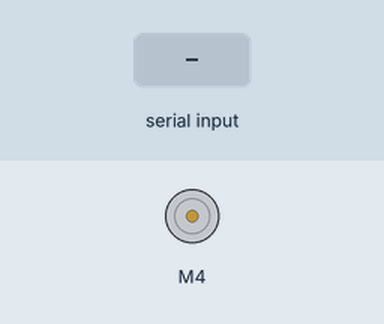
This sketch was run on a simulated Arduino Uno, built with avr-gcc and run on an emulated ATmega328P. On the bench: DC motor (green arrow = forward, orange = backward, longer = faster). The test bench sets the inputs (shaded band).

Above: at 1.2 s.
1.3 s: "O" received over the second serial link
At 2.2 s:
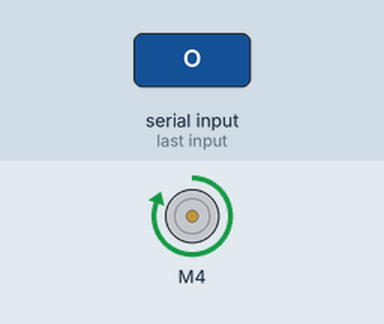
2.8 s: "C" received over the second serial link
At 5.7 s:
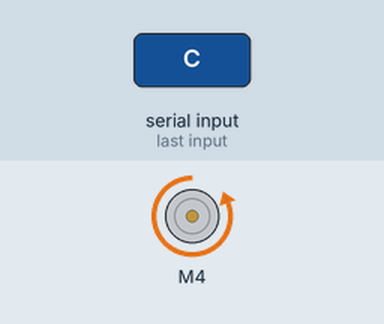
Timing chart, 0 to 9.3 s (numbered marks = the images above; inputs shaded):
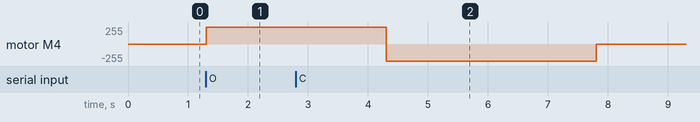

Measured:
- after the input at 1.3 s, motor M4: stopped → forward 255/255 at once
- after the input at 2.8 s, motor M4: forward 255/255 → backward 255/255 after 1.5 s, → stopped 3.5 s later

The sketch:

curtainBase.ino
```cpp
#include <SoftwareSerial.h>
#include <Wire.h>
#include <Adafruit_MotorShield.h>
#include "utility/Adafruit_MS_PWMServoDriver.h"

// Initialize motor shield
Adafruit_MotorShield AFMS = Adafruit_MotorShield();
// Use M4 on motor shield
Adafruit_DCMotor *curtainMotor = AFMS.getMotor(4);

// Declare software serial connection on pins 2 and 3
SoftwareSerial SerialComm(3,2);

// Declare runMotor function
void runMotor(char dir);

void setup() {
  // Start serial connection
  Serial.begin(9600);
  SerialComm.begin(9600);
  // Start the motor shield
  AFMS.begin();
  // Set motor default speed to highest possible
  curtainMotor->setSpeed(255);
}

void loop() {
  // If serial is available from Node
  if (SerialComm.available() > 0){
    // Read the character
    char dir = SerialComm.read();
    // Run the motor
    runMotor(dir);
  }
}

void runMotor(char dir) {
  if (dir == 'O') {
    curtainMotor->run(FORWARD);
    delay(3000);
  }
  else if (dir == 'C'){
    curtainMotor->run(BACKWARD);
    delay(3500);
  }
  curtainMotor->run(RELEASE);
}
```
